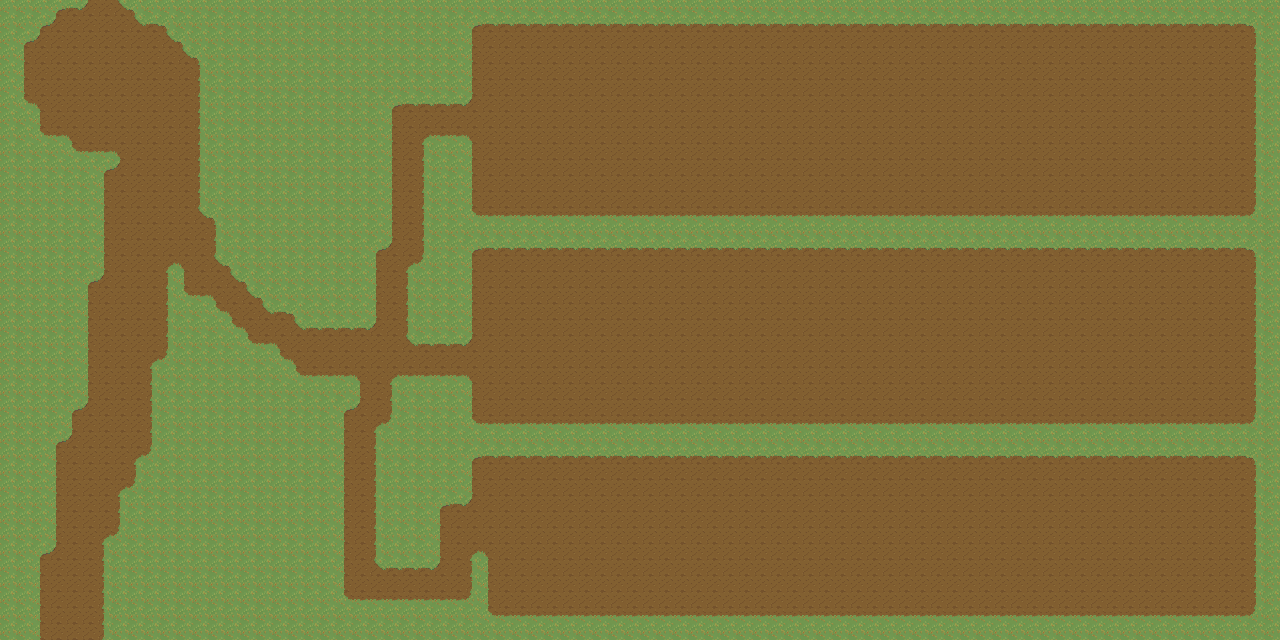

A 2D game scene composited from a Tiled map and its tileset images. What follows is a short description and the map's XML, with each tile layer's data collapsed to a summary:
An orthogonal 80x40 tile map with 16x16 px tiles, 1 tile layer (Tile Layer 1).

<map version="1.10" tiledversion="1.12.2" orientation="orthogonal" renderorder="right-down" width="80" height="40" tilewidth="16" tileheight="16" infinite="0" nextlayerid="2" nextobjectid="1">
 <tileset firstgid="1" source="farm-grass-dirt.tsx" />
 <layer id="1" name="Tile Layer 1" width="80" height="40">
  <data>[3200 cells, 3200 non-empty, 14 distinct tile ids]</data>
 </layer>
</map>
